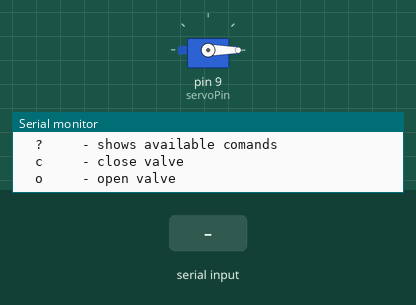
Simulated run of this sketch. Board: Arduino Uno, built with avr-gcc and run on an emulated ATmega328P. On the bench: servo, the last lines printed to the serial monitor. Inputs (shaded band) come from the test bench.

Above: at 1.2 s.
1.3 s: "o\n" received over Serial
At 2.3 s:
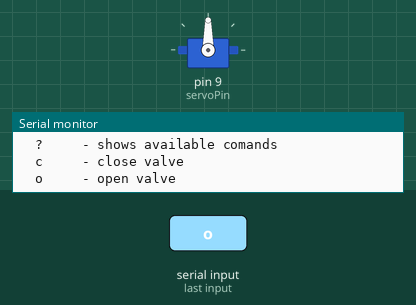
2.8 s: "c\n" received over Serial
At 3.4 s:
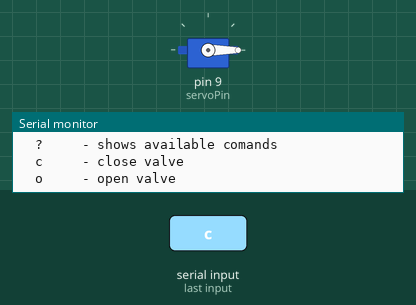
4.3 s: "O\n" received over Serial
At 5.8 s:
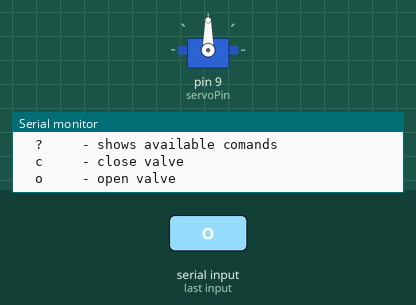
Timing chart, 0 to 7.3 s (numbered marks = the images above; inputs shaded):
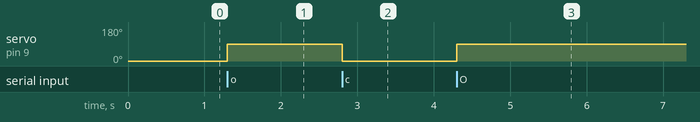

Measured:
- after the input at 1.3 s, servo on pin 9 (servoPin): 0° → 90° at once
- after the input at 2.8 s, servo on pin 9 (servoPin): 90° → 0° at once
- after the input at 4.3 s, servo on pin 9 (servoPin): 0° → 90° at once

The sketch:

pinchTest.ino
```cpp
/*
This test script is used to run the servo motor being used as the motor part of a pinch valve.
The pinch valve pinches on a hose to prevent liquid coming out.  The hose is the type used in
aquariums, but soft (as possible)
*/

#include <Servo.h>

int servoPin = 9;

Servo servo;

int angle = 0;   // servo position in degrees

void setup()
{
  Serial.begin(115200);
  servo.attach(servoPin);
  servo.write(0);
  showMenu();
}


void loop()
{
   serialHandler();
}
/*
  void serialHandler() handle user input from serial monitor (see showMenu()).
*/
void serialHandler() {
  char inChar;
  if ((inChar = Serial.read()) > 0) {
    switch (inChar) {
      case '\r':
      case '\n':
        break;
      case 'c': // close valve
      case 'C':
        {
          servo.write(0);
          showMenu();
        }
        break;
      case 'o': // open valve
      case 'O' :
        {
          servo.write(90);
          showMenu();
        }
        break;
      case '?':// Display menu again.
        {
          showMenu();
        }
        break;
      default:
        break;
    }
  }
}
const char menuText[] PROGMEM =
  "\n"
  "Available commands:" "\n"
  "  ?     - shows available comands" "\n"
  "  c     - close valve" "\n"
  "  o     - open valve" "\n"
  ;
/*-----------------------------------------------------------
  show command line menu
  -----------------------------------------------------------*/
static void showMenu () {
  showString(menuText);
}
static void showString (PGM_P s) {
  for (;;) {
    char c = pgm_read_byte(s++);
    if (c == 0)
      break;
    if (c == '\n')
      Serial.print('\r');
    Serial.print(c);
  }
}
```
